Frame 1 (no input): blank canvas, image omitted
Frame 60 (no input): blank canvas, image omitted
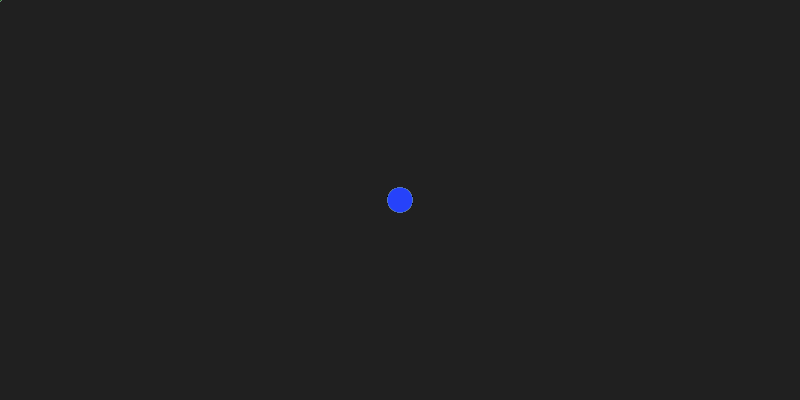
Frame 120 (the mouse pressed at the canvas centre since frame 60)

The p5.js sketch whose frames 1 and 60 were blank and that drew this single picture after the mouse press (run headless with seeded random() and noise() and a simulated clock; from frame 60 on, the mouse is pressed at the canvas centre):

// p5.js sketch
// ── sketch.js
function centerCanvas() {
  var x = (windowWidth - width) / 2;
  var y = (windowHeight - height) / 2;
  cnv.position(x, y);
}

function setup() {
  cnv = createCanvas(800, 400);
  centerCanvas();
  background(32, 32, 32);
}

function windowResized() {
  centerCanvas();
}

function randomColor() {
  var a = random(0, 255);
  var b = random(0, 255);
  var c = random(0, 255);
  background(a, b, c);
}

function draw() {
  var d = random(0, 255);
  var e = random(0, 255);
  var f = random(0, 255);
  fill(d,e,f);
  noStroke();
  ellipse(mouseX, mouseY, 25, 25);
}
